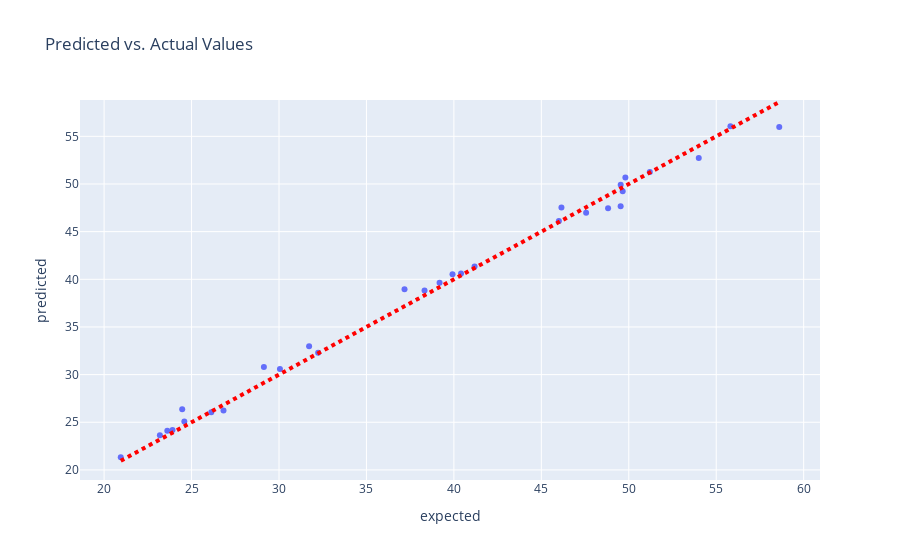

Notebook code cell kept with this figure:
### Code cell
# Flatten the prediction and expected lists
predicted = lasso_pipeline.predict(X_test).reshape(-1)
expected = y_test.values.reshape(-1)
plot_results(expected, predicted)

### Figure 1 — Plotly figure (JSON) as saved in the notebook; plotly's stock layout.template omitted (floating-point values rounded to 4 significant figures)
{"data": [{"hovertemplate": "expected=%{x}<br>predicted=%{y}<extra></extra>", "legendgroup": "", "marker": {"color": "#636efa", "symbol": "circle"}, "mode": "markers", "name": "", "orientation": "v", "showlegend": false, "type": "scatter", "x": [32.24, 55.81, 49.54, 23.91, 47.56, 39.18, 24.59, 30.05, 46.0, 23.61, 20.95, 39.92, 24.47, 49.65, 37.18, 26.13, 41.18, 26.83, 38.32, 54.0, 49.8, 40.41, 23.19, 29.14, 49.53, 48.82, 46.15, 31.72, 51.2, 58.6], "xaxis": "x", "y": [32.29, 56.05, 49.92, 24.19, 46.98, 39.65, 25.07, 30.59, 46.12, 24.12, 21.33, 40.53, 26.37, 49.24, 38.96, 26.04, 41.34, 26.24, 38.83, 52.72, 50.67, 40.6, 23.64, 30.8, 47.67, 47.46, 47.54, 32.98, 51.27, 55.98], "yaxis": "y"}], "layout": {"legend": {"tracegroupgap": 0}, "shapes": [{"line": {"color": "Red", "dash": "dot", "width": 4}, "type": "line", "x0": 20.95, "x1": 58.6, "y0": 20.95, "y1": 58.6}], "title": {"text": "Predicted vs. Actual Values"}, "xaxis": {"anchor": "y", "domain": [0, 1], "title": {"text": "expected"}}, "yaxis": {"anchor": "x", "domain": [0, 1], "title": {"text": "predicted"}}}}
